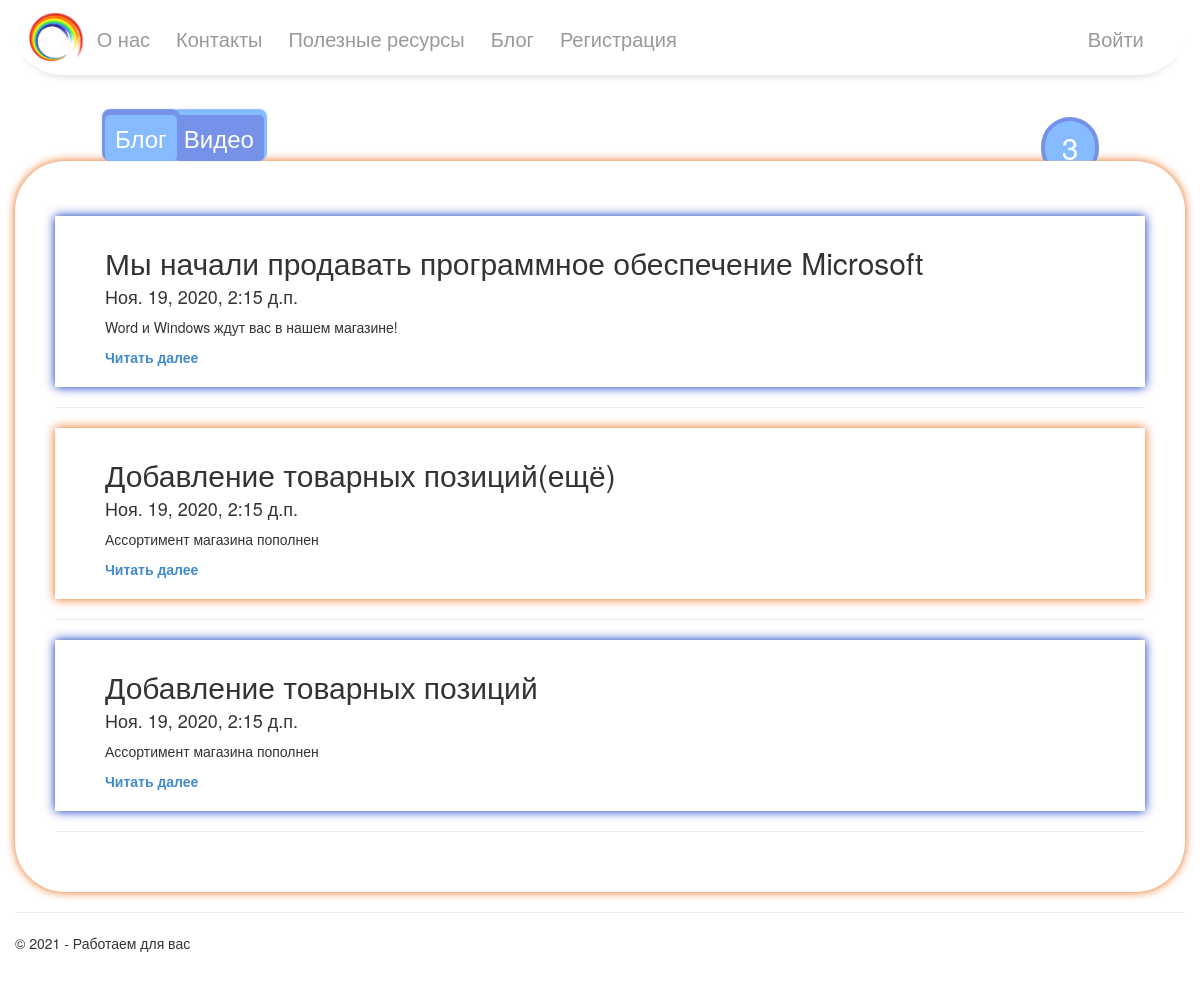
Screenshot of /blog/ with the database file from the repository.
### app/models.py (models this page shows, shortened)
class Blog(models.Model):
    title = models.CharField(max_length = 100, unique_for_date = "posted", verbose_name = "Заголовок")
    description = models.TextField(verbose_name = "Краткое содержание")
    content = models.TextField(verbose_name = "Полное содержание")
    posted  = models.DateTimeField(default = datetime.now(), db_index = True, verbose_name = "Опубликована")
    author = models.ForeignKey(User, null=True, blank=True, on_delete = models.SET_NULL, verbose_name = "Автор")
    image = models.FileField(default = 'temp.jpg', verbose_name = "Путь к изображению")
    class Meta:
        db_table = "Posts"
        ordering = ["-posted"]
        verbose_name = "статья блога"
        verbose_name_plural = "статьи блога"

### app/views.py (the view)
# urls.py: path('blog/', views.blog, name='blog'),
def blog(request):
    posts = Blog.objects.all()
    price_sum = posts.count
    assert isinstance(request, HttpRequest)
    return render(
        request,
        'app/blog.html',
        {
            'title':'Блог',
            'price_sum': price_sum,
            'posts' : posts,
            'year':datetime.now().year,
        }
    )

### app/templates/app/blog.html (shortened to what this page needs)
{% extends "app/layout.html" %}
{% block content %}
<h3 class="h3h">{{ title }}</h3> <a href="{% url 'videopost' %}"><h3>Видео</h3></a>{% if user.is_staff %}<a href="{% url 'newpost' %}"><h3 class="h33">Добавить статью</h3></a>{% endif %}<h2 class="sum">{{price_sum}}</h2>
<div class="row">
{% for post in posts %}
<div class="comment_block">
<h2> {{post.title}}</h2>
<h4> {{post.posted}}</h4>
<p> {{post.description}}</p>
<p><b><a href="{% url 'blogpost' parametr=post.id %}"> Читать далее </a></b></p>
</div>
    <hr/>
{% endfor %}
</div>
{% endblock %}

### app/static/app/content/site.css (style rules this page uses)
body { padding-top: 75px; padding-bottom: 20px; }
h3 + a h3, a + h3 { box-shadow: 0px -3px 1px 3px rgb(118 145 232); width: max-content; padding: 10px; margin-left: 0px !important; margin-right: -7px; background-color: rgb(134 187 255); z-index: 10; border-radius: 5px; color: #fff; margin-bottom: 0px; display: inline-block; position:relative; }
.h3h { margin-left: 90px; box-shadow: 0px -3px 1px 3px rgb(118 145 232) !important; width: max-content; padding: 10px; background-color: rgb(134 187 255) !important; z-index: 10; border-radius: 5px; color: #fff; margin-bottom: 0px; display: inline-block; padding-left: 6px; }
.body-content > h1:nth-child(1), .body-content > h2:nth-child(1), .body-content > h3:nth-child(1) { box-shadow: 0px -3px 1px 3px rgb(118 145 232); width: max-content; padding: 10px; margin-left: 90px; margin-right: -7px; background-color: rgb(134 187 255); border-radius: 5px; color: #fff; margin-bottom: 0px; display: inline-block; position: relative; }
.body-content > a h1:nth-child(1), .body-content > a h2:nth-child(1), .body-content > a h3:nth-child(1) { box-shadow: 0px -3px 1px 3px rgb(134 187 255); width: max-content; padding: 10px; margin-left: 90px; margin-right: -7px; background-color: rgb(118 145 232); border-radius: 5px; color: #fff; margin-bottom: -21px; display: inline-block; position: relative; }
.body-content > a:nth-child(2) h3 { z-index: 6; }
.comment_block > h2, .blog_comment > h3 { padding-top:0px; }
.sum { box-shadow: 0px 0px 0px 4px rgb(118 145 232) !important; padding: 10px; background-color: rgb(134 187 255) !important; clip-path: inset(-50% -50% 25% -50%); width: max-content; padding: 10px; z-index: 8; border-radius: 100px; color: #fff; margin-bottom: 0px; display: inline-block; margin-right: 90px; float: right; margin-left: -9px; margin-top: 26px !important; min-width: 50px; text-align: center; }

### rows the page displays
Blog: title "Мы начали продавать программное обеспечение Microsoft", posted "Ноя. 19, 2020, 2:15 д.п.", description "Word и Windows ждут вас в нашем магазине!"
Blog: title "Добавление товарных позиций(ещё)", posted "Ноя. 19, 2020, 2:15 д.п.", description "Ассортимент магазина пополнен"
Blog: title "Добавление товарных позиций", posted "Ноя. 19, 2020, 2:15 д.п.", description "Ассортимент магазина пополнен"

### other values shown
{{ title }} "Блог"
{{ price_sum }} "3"
